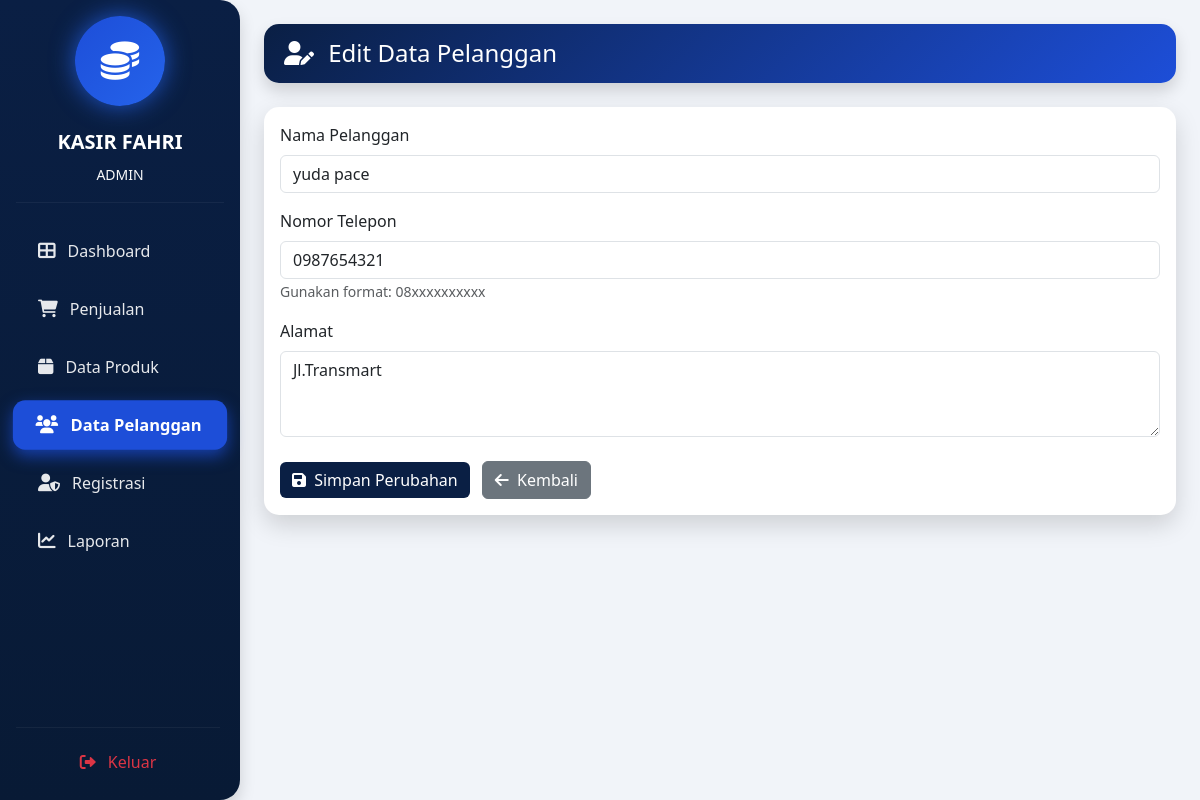
Screenshot of /admin/pelanggan/edit.php?id=2 (signed in) with the database file from the repository.
### tables this page shows
CREATE TABLE `pelanggan` (
  `PelangganID` int(11) NOT NULL,
  `NamaPelanggan` varchar(255) NOT NULL,
  `Alamat` text NOT NULL,
  `NomorTelepon` varchar(15) NOT NULL
);

### admin/pelanggan/edit.php (the view, shortened to what this page needs)
<?php
include '../../main/connect.php';
$id = $_GET['id'];
$query = mysqli_query($conn, "SELECT * FROM pelanggan WHERE PelangganID='$id'");
$data = mysqli_fetch_assoc($query);
?>
<!DOCTYPE html>
<html lang="id">
<head>
    <link href="https://cdn.jsdelivr.net/npm/bootstrap@5.3.0/dist/css/bootstrap.min.css" rel="stylesheet">
    <link rel="stylesheet" href="https://cdnjs.cloudflare.com/ajax/libs/font-awesome/6.0.0/css/all.min.css">
</head>
<body>
<div class="d-flex">
    <?php include '../../template/sidebar.php'; ?>
    <div class="container-fluid p-4">
        <div class="header-box mb-4 shadow">
            <h4 class="mb-0">
                <i class="fas fa-user-edit me-2"></i> Edit Data Pelanggan
            </h4>
        </div>
        <div class="card border-0">
            <div class="card-body">
                <form method="post">
                    <div class="mb-3">
                        <label class="form-label">Nama Pelanggan</label>
                        <input type="text" name="NamaPelanggan" class="form-control"
                               value="<?= $data['NamaPelanggan']; ?>" required>
                    </div>
                    <div class="mb-3">
                        <label class="form-label">Nomor Telepon</label>
                        <input type="text" name="NomorTelepon" class="form-control"
                               value="<?= $data['NomorTelepon']; ?>" required>
                        <small class="text-muted">Gunakan format: 08xxxxxxxxxx</small>
                    </div>
                    <div class="mb-3">
                        <label class="form-label">Alamat</label>
                        <textarea name="Alamat" class="form-control" rows="3" required><?= $data['Alamat']; ?></textarea>
                    </div>
                    <div class="mt-4">
                        <button type="submit" name="update" class="btn btn-navy">
                            <i class="fas fa-save me-1"></i> Simpan Perubahan
                        </button>
                        <a href="index.php" class="btn btn-secondary ms-2">
                            <i class="fas fa-arrow-left me-1"></i> Kembali
                        </a>
                    </div>
                </form>
            </div>
        </div>
    </div>
</div>
</body>
</html>

### admin/pelanggan/edit.php (style rules this page uses)
body { background: #f1f4f9; }
.header-box { background: linear-gradient(135deg, #0a1f44, #1d4ed8); color: white; padding: 15px 20px; border-radius: 15px; }
.card { border-radius: 15px; box-shadow: 0 10px 25px rgba(0,0,0,.15); }
.btn-navy { background-color: #0a1f44; color: white; border: none; }

### rows the page displays
pelanggan: NamaPelanggan "yuda pace", NomorTelepon "0987654321", Alamat "Jl.Transmart"

### other values shown
$role "ADMIN"
